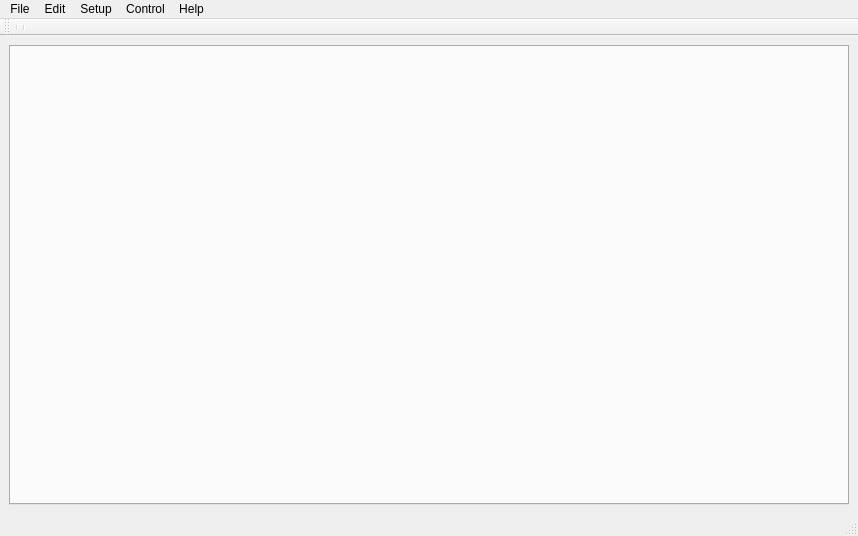
<?xml version="1.0" encoding="UTF-8"?>
<ui version="4.0">
 <class>MainWindow</class>
 <widget class="QMainWindow" name="MainWindow">
  <property name="geometry">
   <rect>
    <x>0</x>
    <y>0</y>
    <width>858</width>
    <height>536</height>
   </rect>
  </property>
  <property name="windowTitle">
   <string>MainWindow</string>
  </property>
  <widget class="QWidget" name="centralwidget">
   <layout class="QGridLayout" name="gridLayout">
    <item row="0" column="0">
     <widget class="QTabWidget" name="tabTerminals"/>
    </item>
   </layout>
  </widget>
  <widget class="QMenuBar" name="menubar">
   <property name="geometry">
    <rect>
     <x>0</x>
     <y>0</y>
     <width>858</width>
     <height>22</height>
    </rect>
   </property>
   <widget class="QMenu" name="menuTerminal">
    <property name="title">
     <string>File</string>
    </property>
    <widget class="QMenu" name="actionFile_New">
     <property name="tearOffEnabled">
      <bool>false</bool>
     </property>
     <property name="title">
      <string>New</string>
     </property>
     <property name="separatorsCollapsible">
      <bool>false</bool>
     </property>
    </widget>
    <addaction name="actionFile_New"/>
    <addaction name="separator"/>
    <addaction name="separator"/>
   </widget>
   <widget class="QMenu" name="menuControl">
    <property name="title">
     <string>Control</string>
    </property>
    <addaction name="separator"/>
    <addaction name="separator"/>
   </widget>
   <widget class="QMenu" name="menuEdit">
    <property name="title">
     <string>Edit</string>
    </property>
   </widget>
   <widget class="QMenu" name="menuHelp">
    <property name="title">
     <string>Help</string>
    </property>
    <addaction name="separator"/>
   </widget>
   <widget class="QMenu" name="menuSetup">
    <property name="title">
     <string>Setup</string>
    </property>
   </widget>
   <addaction name="menuTerminal"/>
   <addaction name="menuEdit"/>
   <addaction name="menuSetup"/>
   <addaction name="menuControl"/>
   <addaction name="menuHelp"/>
  </widget>
  <widget class="QStatusBar" name="statusbar"/>
  <widget class="QToolBar" name="toolBar">
   <property name="windowTitle">
    <string>toolBar</string>
   </property>
   <attribute name="toolBarArea">
    <enum>TopToolBarArea</enum>
   </attribute>
   <attribute name="toolBarBreak">
    <bool>false</bool>
   </attribute>
   <addaction name="separator"/>
   <addaction name="separator"/>
  </widget>
 </widget>
 <resources/>
 <connections/>
</ui>
